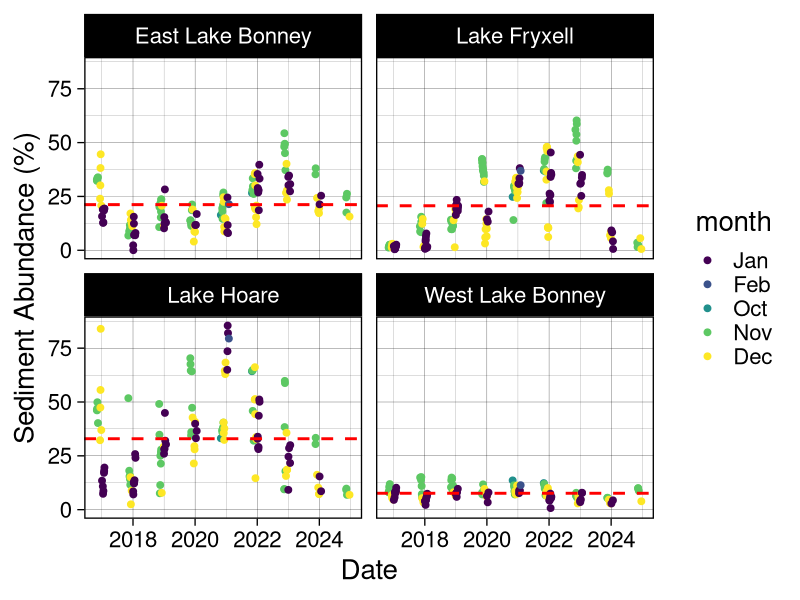
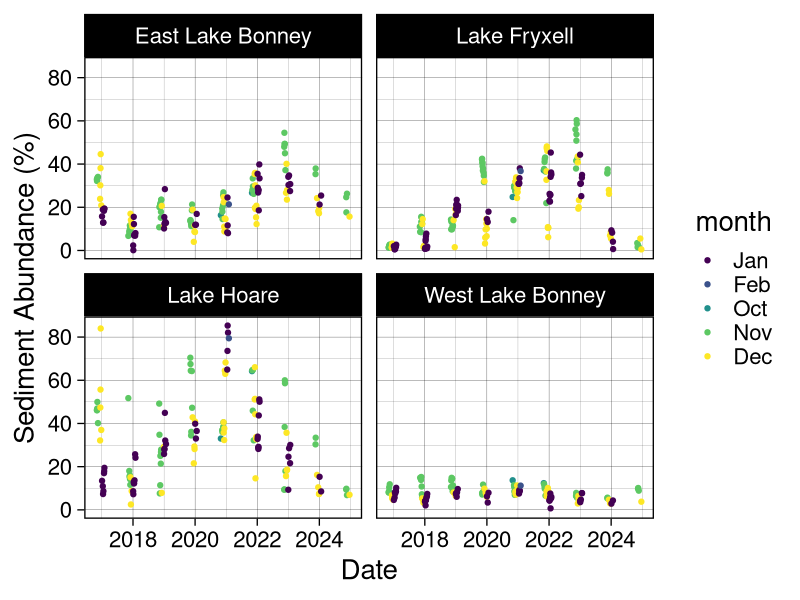
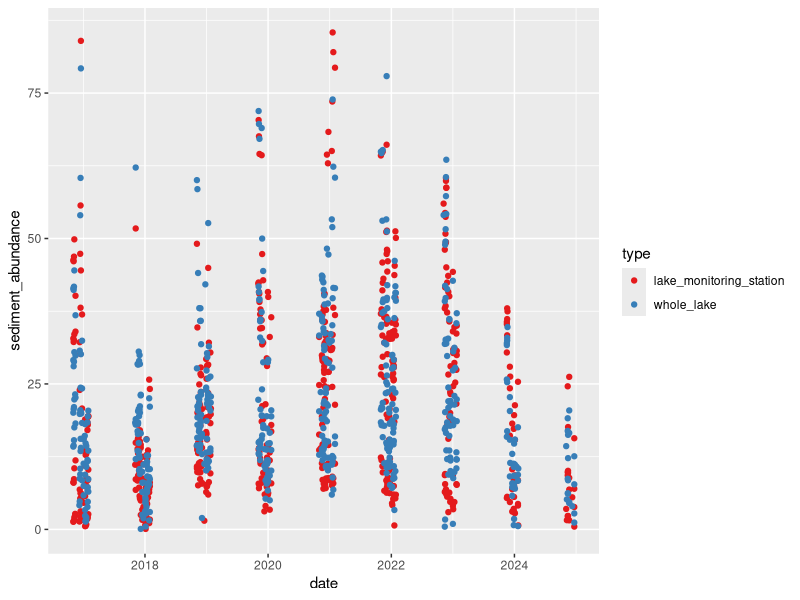
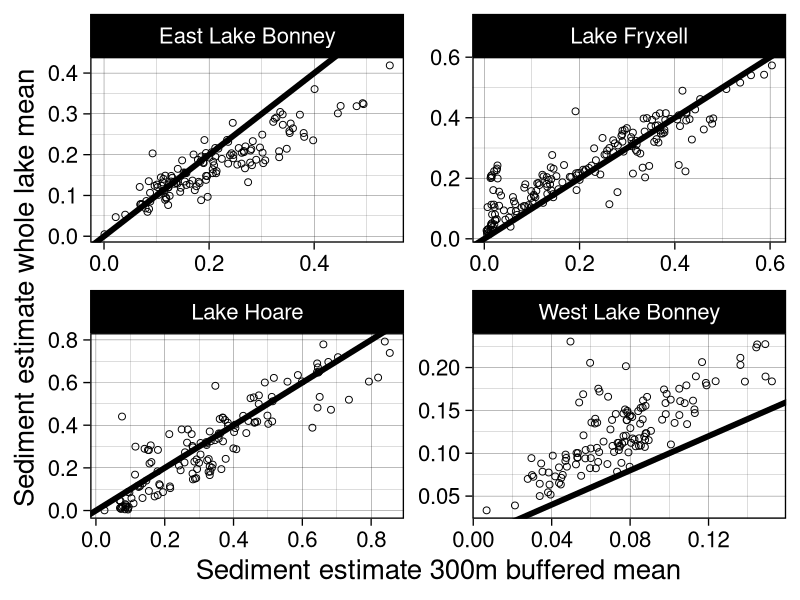
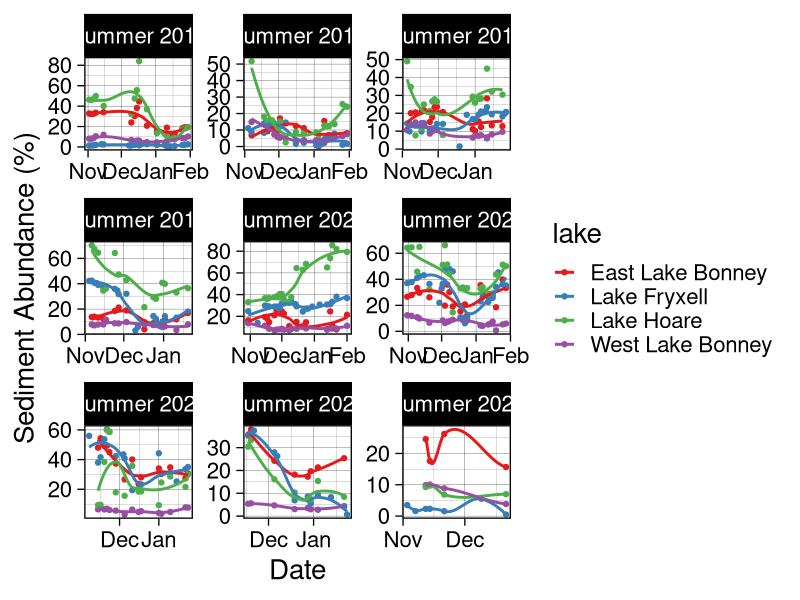
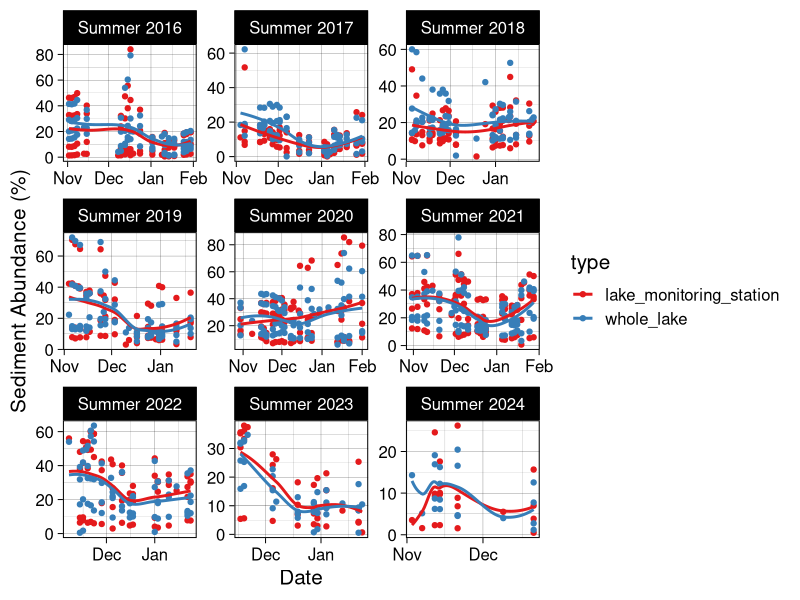
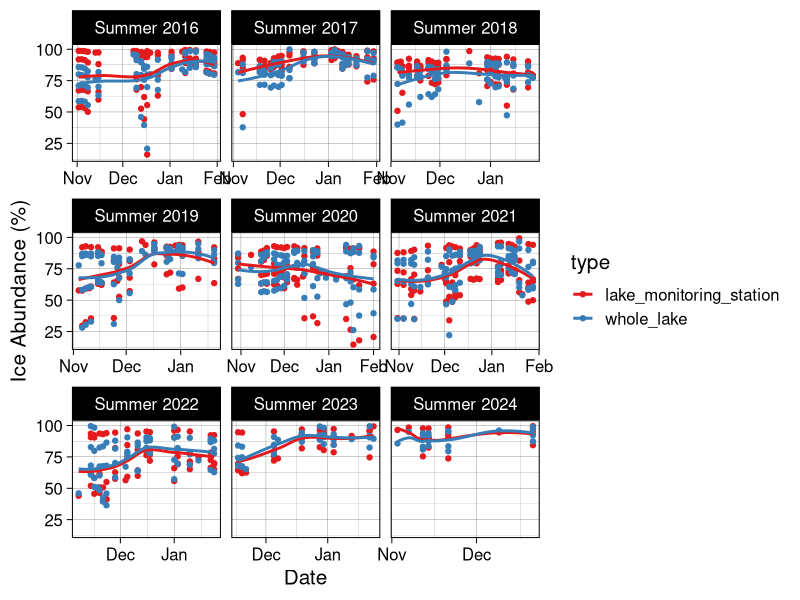
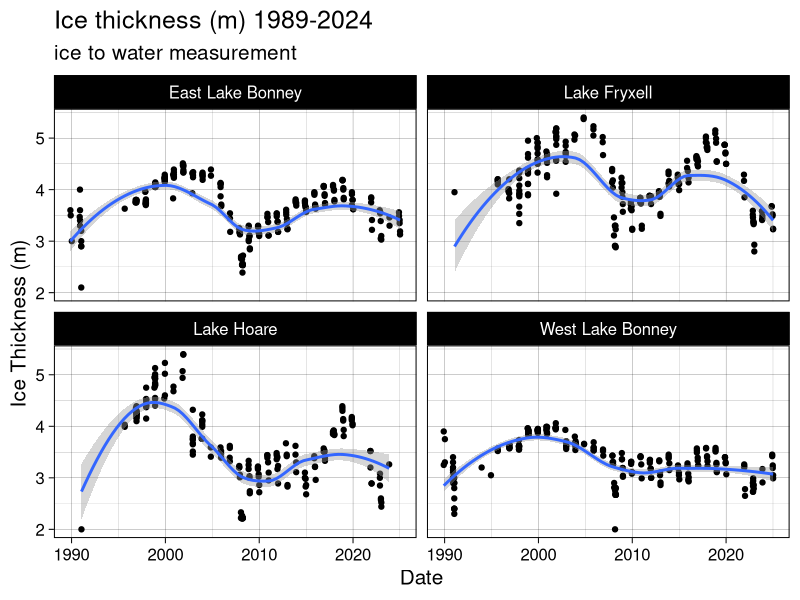

Reproduce these figures in R, in order. (Note: this script raises an error after producing the figures.)
######### TVLakes Sediment Output Comparison ###########
library(tidyverse)
library(RColorBrewer)
library(scales)

setwd("~/Documents/R-Repositories/MCM-LTER-MS")

## Define a season function to plot data by season. Makes data viz a lot easier. 
get_season <- function(date) {
  month <- month(date)
  year <- year(date)
  
  if (month %in% c(11, 12)) {
    return(paste0("Summer ", year))  # November and December belong to the current winter
  } else if (month == 1) {
    return(paste0("Summer ", year - 1))  # January belongs to the previous winter
  } else if (month == 2) {
    return(paste0("Summer ", year - 1))  # February belongs to the previous winter
  } else if (month == 3) {
    return(paste0("Fall ", year))  # March is Spring
  } else if (month %in% 4:5) {
    return(paste0("Fall ", year))  # April and May are Spring
  } else if (month == 6) {
    return(paste0("Winter ", year))  # June is Summer
  } else if (month %in% 7:8) {
    return(paste0("Winter ", year))  # July and August are Summer
  } else if (month == 9) {
    return(paste0("Spring ", year))  # September is Fall
  } else if (month %in% 10) {
    return(paste0("Summer ", year))  # October is Fall
  }
}

mean_BB <- read_csv("data/sediment abundance data/LANDSAT_sediment_abundances_20250403.csv") |> 
  mutate(date = ymd(date), 
         type = 'lake_monitoring_station', 
         season = sapply(date, get_season), 
         month = month(date, label = TRUE))

# Calculate lake-specific means
lake_means <- mean_BB |> 
  group_by(lake) |> 
  summarise(mean_sediment = mean(sediment_abundance * 100, na.rm = TRUE))

##### Plot by lake with lake-specific mean lines
ggplot(mean_BB, aes(date, sediment_abundance * 100, color = month)) + 
  geom_point(position = position_jitter(width = 0.2, height = 0.1), size = 2) + 
  geom_hline(data = lake_means, aes(yintercept = mean_sediment), 
             linetype = "dashed", color = "red", size = 1, inherit.aes = FALSE) +
  facet_wrap(vars(lake)) + 
  xlab("Date") + 
  ylab("Sediment Abundance (%)") + 
  theme_linedraw(base_size = 20)

ggsave("plots/manuscript/chapter 1/BB_sed_by_lake_with_mean_line.png", dpi = 700, 
       height = 8, width = 12)

#####plot by lake
ggplot(mean_BB, aes(date, sediment_abundance*100, color = month)) + 
  geom_point(position = position_jitter(width = 0.2, height = 0.1)) + 
  facet_wrap(vars(lake)) + 
  #scale_x_date(labels = date_format("%b"), breaks = "1 month") + 
  xlab("Date") + ylab("Sediment Abundance (%)") + 
  #scale_color_brewer(palette = "Set1") +
  theme_linedraw(base_size = 20)

ggsave("plots/manuscript/chapter 1/BB_sed_by_lake.png", dpi = 700, 
       height = 8, width = 12)

mean_wholelake <- read_csv("data/sediment abundance data/LANDSAT_wholelake_mean_20250403.csv") |> 
  mutate(date = ymd(date), 
         type = "whole_lake", 
         season = sapply(date, get_season), 
         month = month(date, label = TRUE))

# join the two files for easy comparison and plotting
means <- rbind(mean_BB, mean_wholelake) |> 
  mutate(sediment_abundance = sediment_abundance*100, 
         ice_abundance = ice_abundance*100) |> 
  mutate(year = year(date), 
         month = month(date))

## plot the raw output for sediment abundance/ice abundance against each other and see how the outputs compare
ggplot(means, aes(date, sediment_abundance, color = type)) + 
  geom_point() + 
  scale_color_brewer(palette = "Set1") 

mean_bluebox = mean_BB |> 
  mutate(sediment_abundance_bb = sediment_abundance) |> 
  dplyr::select(c(date, lake, sediment_abundance_bb))

mean_whole = mean_wholelake |> 
  mutate(sediment_abundance_wholelake = sediment_abundance) |> 
  dplyr::select(c(date, lake, sediment_abundance_wholelake))

means_pivot = mean_bluebox |> 
  full_join(mean_whole)

ggplot(means_pivot, aes(sediment_abundance_bb, sediment_abundance_wholelake)) + 
  geom_point(size = 2, shape = 1) + 
  geom_abline(size = 2) +
  xlab("Sediment estimate 300m buffered mean") + ylab("Sediment estimate whole lake mean") + 
  facet_wrap(~lake, scales = "free") + 
  theme_linedraw(base_size = 20)

ggsave("plots/manuscript/chapter 1/wholelake_vs_bb.png", 
       height = 8, width = 8, dpi = 300)

#By season for just the lake monitoring site
ggplot(mean_BB, aes(date, sediment_abundance*100, color = lake)) + 
  geom_point() + 
  geom_smooth(se = F) + 
  scale_color_brewer(palette = "Set1") + 
  facet_wrap(vars(season), scales = "free") +
  scale_x_date(labels = date_format("%b"), breaks = "1 month") + 
  xlab("Date") + ylab("Sediment Abundance (%)") + 
  theme_linedraw(base_size = 20)

ggsave("plots/manuscript/chapter 1/BB_sed_by_season.png", dpi = 700, 
       height = 8, width = 12)

# facet by season for sed abundance
ggplot(means, aes(date, sediment_abundance, color = type)) + 
  geom_point() + 
  geom_smooth(se = F) + 
  scale_color_brewer(palette = "Set1") + 
  facet_wrap(vars(season), scales = "free") +
  scale_x_date(labels = date_format("%b"), breaks = "1 month") + 
  xlab("Date") + ylab("Sediment Abundance (%)") + 
  theme_linedraw(base_size = 15)

ggsave("plots/manuscript/chapter 1/whole_lake_vs_BB_sed_abundance.png", dpi = 700, 
       height = 8, width = 12)

# facet by season for ice abundance
ggplot(means, aes(date, ice_abundance, color = type)) + 
  geom_point() + 
  geom_smooth(se = F) + 
  scale_color_brewer(palette = "Set1") + 
  facet_wrap(vars(season), scales = "free_x") +
  scale_x_date(labels = date_format("%b"), breaks = "1 month") + 
  xlab("Date") + ylab("Ice Abundance (%)") + 
  theme_linedraw(base_size = 15)

ggsave("plots/manuscript/chapter 1/whole_lake_vs_BB_ice_abundance.png", dpi = 700, 
       height = 8, width = 12)


## load lake ice: 
lakeice1 <- read_csv("data/lake ice/mcmlter-lake-ice_thickness-20250218_0_2025.csv") |> 
  mutate(date_time = mdy_hm(date_time), 
         month = month(date_time, label = TRUE), 
         year = year(date_time),
         year = as.numeric(year),
         z_water_m = z_water_m*-1, 
         season = sapply(date_time, get_season)) |> 
  rename("lake" = location_name) |> 
  filter(lake == "Lake Fryxell" | lake == "Lake Hoare" | lake == "East Lake Bonney" | lake == "West Lake Bonney") |> 
  #filter(year >= 2016) |> 
  filter(!grepl("^B", location))

ggplot(lakeice1, aes(date_time, z_water_m)) + 
  geom_point() + 
  geom_smooth(se = T) + 
  facet_wrap(vars(lake)) + 
  theme_linedraw(base_size = 15) + 
  #scale_color_brewer(palette = "Set1") +
  xlab("Date") + ylab("Ice Thickness (m)") + 
  ggtitle("Ice thickness (m) 1989-2024", 
          subtitle = "ice to water measurement")

ggsave("plots/manuscript/chapter 1/ice_thickness_total_years.png", dpi = 700, 
       height = 8, width = 12)

lakeice = lakeice1 |> 
  filter(date_time >= "2016-05-01") |> 
  #mutate(season = sapply(date_time, get_season)) |> 
  filter(str_detect(string = location, pattern = "incubation hole") | 
           str_detect(string = location, pattern = "sample hole")) |> 
  filter(grepl("^O", location)) |> 
  drop_na(z_water_m)

#FIND SEASONAL DROPOFF OF ICE THICKNESS
seasonal_changes <- lakeice %>%
  group_by(season, lake) |> 
  arrange(season, date_time) %>%
  summarise(
    First_Measurement = first(z_water_m),
    Last_Measurement = last(z_water_m),
    Difference = Last_Measurement - First_Measurement
  )

ggplot(seasonal_changes, aes(season, Difference)) + 
  geom_col(aes(fill = lake)) + 
  scale_fill_brewer(palette = "Set1") + 
  facet_wrap(vars(lake)) + 
  theme_linedraw(base_size = 20) + 
  theme(axis.text.x = element_text(angle = 45, hjust = 1), 
        legend.position = "none") + 
  xlab("Seasonal") + ylab("Change in Ice Thickness")

ggsave("plots/manuscript/chapter 1/seasonal_ice_drop.png", 
       height = 8, width = 12, dpi = 300)

li_summary = lakeice |> 
  mutate(week = week(date_time)) |> 
  group_by(year, month, lake) |> 
  summarize(mean_thickness = mean(z_water_m, na.rm = T))

## sediment
sed_monthly <- means |> 
  mutate(week = week(date), 
         month = month(date, label = TRUE)) |> 
  group_by(year, month, lake, type) |>
  summarize(mean_sed = mean(sediment_abundance, na.rm = T)) |> 
  print()

fulljoined = full_join(sed_monthly, li_summary) |> 
  drop_na() |> 
  filter(type == "lake_monitoring_station")

##### plot
ggplot(fulljoined, aes(mean_sed, mean_thickness)) + 
  geom_smooth(method = "lm", se = F) + 
  geom_point(aes(color = month), size = 3) + 
  facet_wrap(vars(lake), scales = "free") + 
  ggtitle("October-February") + 
  xlab("Mean Sediment Abundance (%)") + ylab("Mean Ice Thickness (m)") + 
  #scale_color_brewer(palette = "Set1") +
  theme_linedraw(base_size = 20) 

ggsave("plots/manuscript/chapter 1/sed_vs_ice_thickness.png", 
       width = 12, height = 8, dpi = 300)

all_data_lm = fulljoined |> 
  group_by(lake) |> 
  nest() |> 
  mutate(
    model = map(data, ~ lm(mean_sed ~mean_thickness, data = .x)),
    tidied = map(model, broom::tidy)
  )

all_data_lm %>% select(lake, tidied) %>% unnest(tidied)


### now remove November and October Values
#fulljoin_filter <- fulljoined |> 
#  filter(month == 12 | month == 1)
fulljoin_peak_solar <- fulljoined |> 
  filter(month == "Jan")

ggplot(fulljoin_peak_solar, aes(mean_sed, mean_thickness, color = type)) + 
  geom_smooth(method = "lm", se = F) + 
  geom_point() + 
  facet_wrap(vars(lake), scales = "free") + 
  ggtitle("January") + 
  scale_color_brewer(palette = "Set1") +
  theme_linedraw(base_size = 20) 

ggsave("plots/manuscript/chapter 1/wholelakesed_vsthickness_jan.png", 
       width = 12, height = 8, dpi = 300)

# now filter for only early year estimates, October - December
jan_dec_fulljoin <- fulljoined |> 
  filter(
    month == "Jan" | 
      month == "Dec")

ggplot(jan_dec_fulljoin, aes(mean_sed, mean_thickness)) + 
  geom_smooth(method = "lm", se = F) + 
  geom_point(aes(color = month)) + 
  facet_wrap(vars(lake), scales = "free") + 
  ggtitle("January - December") + 
  #scale_color_brewer(palette = "Set1") +
  theme_linedraw(base_size = 20) 

jan_dec_lm = jan_dec_fulljoin |> 
  group_by(lake) |> 
  nest() |> 
  mutate(
    model = map(data, ~ lm(mean_sed ~ mean_thickness, data = .x)),
    tidied = map(model, broom::tidy),
    glanced = map(model, broom::glance)  # this adds R², adj R², etc.
  )

save = jan_dec_lm %>% select(lake, tidied, glanced) |> 
  unnest(tidied, names_sep = "_coef") |> 
  unnest(glanced, names_sep = "_model")


jan_fulljoin <- fulljoined |> 
  filter(month == 1)

ggplot(jan_fulljoin, aes(mean_sed, mean_thickness, color = type)) + 
  geom_smooth(method = "lm", se = F) + 
  geom_point() + 
  facet_wrap(vars(lake), scales = "free") + 
  ggtitle("January") + 
  scale_color_brewer(palette = "Set1") +
  xlab("Mean Sediment Abundance (%)") + ylab("Mean Ice Thickness (m)") + 
  theme_linedraw(base_size = 20)  

ggsave("plots/manuscript/chapter 1/jan_only_sed.png", 
       dpi = 300, height = 8, width = 12)


####### do restructuring to look at this by week ###
li_summary_2 = lakeice |> 
  mutate(week = week(date_time), 
         #month = month(date, label = TRUE)
         ) |> 
  group_by(year, week, lake) |> 
  summarize(mean_thickness = mean(z_water_m, na.rm = T))

## sediment
sed_monthly_2 <- means |> 
  mutate(week = week(date), 
         month = month(date, label = TRUE)) |> 
  group_by(year, week, lake, type) |> 
  summarize(mean_sed = mean(sediment_abundance, na.rm = T)) |> 
  print()

fulljoined_2 = full_join(sed_monthly_2, li_summary_2) |> 
  drop_na() |> 
  filter(type == "lake_monitoring_station")

peak_solar_week <- fulljoined_2 |> 
  filter(
    week == 50 |
      week == 51 | 
      week == 52 | 
      week == 1 | 
      week == 2 #|
      #week == 3
      )

peak_solar_lm <- peak_solar_week |> 
  group_by(lake) |> 
  nest() |> 
  mutate(
    model = map(data, ~ lm(mean_sed ~ mean_thickness, data = .x)),
    tidied = map(model, broom::tidy),
    glanced = map(model, broom::glance)  # this adds R², adj R², etc.
  )

# To see both coefficients and R² together
peak_solar_lm |> 
  select(lake, tidied, glanced) |> 
  unnest(tidied, names_sep = "_coef") |> 
  unnest(glanced, names_sep = "_model")


ggplot(peak_solar_week, aes(mean_sed, mean_thickness)) + 
  geom_smooth(method = "lm", se = F) + 
  geom_point(size = 3) + 
  facet_wrap(vars(lake), scales = "free") + 
  ggtitle("Peak Solar") + 
  scale_color_brewer(palette = "Set1") +
  xlab("Mean Sediment Abundance (%)") + ylab("Mean Ice Thickness (m)") + 
  theme_linedraw(base_size = 20)  

ggsave("plots/manuscript/chapter 1/Peak_Solar_Comparison_20250408.png", 
       width = 12, height = 8, dpi = 300)

#### Create a dual panel plot where only the lake ice thickness from 2016-2024 to sediment abundannce
# Need to join the sed data frame to the lake ice data frame
mean_BB_week <- mean_BB |> 
  filter(date < "2025-02-01")

library(ggpubr)

# Step 1: Define all possible months (in your case)
all_months <- c("Jan", "Feb", "Oct", "Nov", "Dec")

# Step 2: Get colors from RColorBrewer
# Let's say we use "Set1" which has up to 9 nice discrete colors
palette <- brewer.pal(n = length(all_months), name = "Set1")
palette <- brewer.pal(n = length(all_months), name = "Set1")

# Step 3: Map months to specific colors
month_colors <- setNames(palette, all_months)

months1 <- c("Jan", "Feb", "Oct", "Nov", "Dec")
plot1 <- ggplot(mean_BB_week, aes(date, sediment_abundance*100)) + 
  geom_point(aes(color = month)) + 
  geom_smooth(se = F) + 
  ylab("Sediment Abundance") + xlab("Date") + 
  ggtitle("Sediment Coverage (%)") + 
  facet_wrap(vars(lake), scales = "free") + 
  scale_fill_manual(values = month_colors[months1]) + 
  theme_linedraw(base_size = 20) + 
  theme(axis.text.x = element_text(angle = 45, hjust = 1)) + 
  scale_x_date(
    breaks = seq(as.Date("2010-01-01"), as.Date("2025-01-01"), by = "year"),
    labels = date_format("%Y")
  )

months2 <- c("Jan", "Nov", "Dec")
plot2 <- ggplot(lakeice, aes(date_time, z_water_m)) + 
  geom_point(aes(color = month)) + 
  geom_smooth(se = F) + 
  ylab("Ice Thickness (m)") + xlab("Date") + 
  ggtitle("Ice Thickness") + 
  facet_wrap(vars(lake)) +
  scale_fill_manual(values = month_colors[c("Jan", "Nov", "Dec")]) + 
  theme_linedraw(base_size = 20) + 
  theme(axis.text.x = element_text(angle = 45, hjust = 1)) + 
  scale_x_datetime(
    breaks = as.POSIXct(paste0(2010:2025, "-01-01")),
    labels = date_format("%Y")
  )

ggarrange(plot1, plot2)

ggsave("plots/manuscript/chapter 1/sed_abundance_ice_thick_timeseries.png", 
       dpi = 300, height = 8, width = 15)

#ggplot() + 
#  geom_point(data = lakeice, aes(x = as.Date(date_time), y = z_water_m)) + 
#  geom_point(data = mean_BB, aes(x = date, y = sediment_abundance)) + 
##  facet_wrap(vars(lake)) + 
#  xlab("Date") + ylab("Ice thickness (m)") +
#  scale_color_brewer(palette = "Set1") +
#  theme_linedraw(base_size = 20) 




######### investing different buffering distances #########
mean_150m <- read_csv("data/sediment abundance data/LANDSAT_sediment_abundances_150m_20250301.csv") |> 
  mutate(date = ymd(date), 
         buffer_distance = '150')

mean_300m = mean_BB |> 
  mutate(buffer_distance = '300') |> 
  select(-type)

mean_450m = read_csv("data/sediment abundance data/LANDSAT_sediment_abundances_450m_20250301.csv") |> 
  mutate(date = ymd(date), 
         buffer_distance = '450')

mean_600m = read_csv("data/sediment abundance data/LANDSAT_sediment_abundances_600m_20250301.csv") |> 
  mutate(date = ymd(date), 
         buffer_distance = '600') |> 
  select(-approx_albedo)

mean_900m = read_csv("data/sediment abundance data/LANDSAT_sediment_abundances_900m_20250301.csv") |> 
  mutate(date = ymd(date), 
         buffer_distance = '900')

buffers <- rbind(mean_150m, mean_300m, mean_450m, mean_600m, mean_900m) |> 
  mutate(ice_abundance = ice_abundance*100, 
         sediment_abundance = sediment_abundance*100, 
         season = sapply(date, get_season)) |> 
  select(-sediment)

write_csv(buffers, "data/sediment abundance data/LANDSAT_all_buffer_distances_20250301.csv")

### plot cropping distance comparisons
#sed
ggplot(buffers, aes(date, sediment_abundance, color = buffer_distance)) + 
  geom_point() + 
  scale_color_brewer(palette = "Set1") + 
  facet_wrap(vars(lake)) + 
 # scale_x_date(labels = date_format("%b"), breaks = "1 month") + 
  xlab("Date") + ylab("Sediment Abundance (%)") + 
  theme_linedraw(base_size = 15)

ggsave("plots/manuscript/chapter 1/comparison_of_buffer_distances_sed_bylake.png", dpi = 700, 
       height = 8, width = 10)

#ice
ggplot(buffers, aes(date, ice_abundance, color = buffer_distance)) + 
  geom_point() + 
  scale_color_brewer(palette = "Set1") + 
  facet_wrap(vars(lake)) + 
  # scale_x_date(labels = date_format("%b"), breaks = "1 month") + 
  xlab("Date") + ylab("Ice Abundance (%)") + 
  theme_linedraw(base_size = 15)

ggsave("plots/manuscript/chapter 1/comparison_of_buffer_distances_sed_bylake.png", dpi = 700, 
       height = 8, width = 10)

## facet by season
#ice
ggplot(buffers, aes(date, ice_abundance, color = buffer_distance)) + 
  geom_point() + 
  scale_color_brewer(palette = "Set1") + 
  facet_wrap(vars(lake, season), scales = "free") + 
  scale_x_date(labels = date_format("%b"), breaks = "1 month") + 
  xlab("Date") + ylab("Ice Abundance (%)") + 
  theme_linedraw(base_size = 10)

ggsave("plots/manuscript/chapter 1/comparison_of_buffer_distances_sed_byseason.png", dpi = 700, 
       height = 10, width = 10)

#sed
ggplot(buffers, aes(date, sediment_abundance, color = buffer_distance)) + 
  geom_point() + 
  scale_color_brewer(palette = "Set1") + 
  facet_wrap(vars(lake, season), scales = "free") + 
  scale_x_date(labels = date_format("%b"), breaks = "1 month") + 
  xlab("Date") + ylab("Sediment Abundance (%)") + 
  theme_linedraw(base_size = 10)

ggsave("plots/manuscript/chapter 1/comparison_of_buffer_distances_sed_byseason.png", dpi = 700, 
       height = 10, width = 10)
